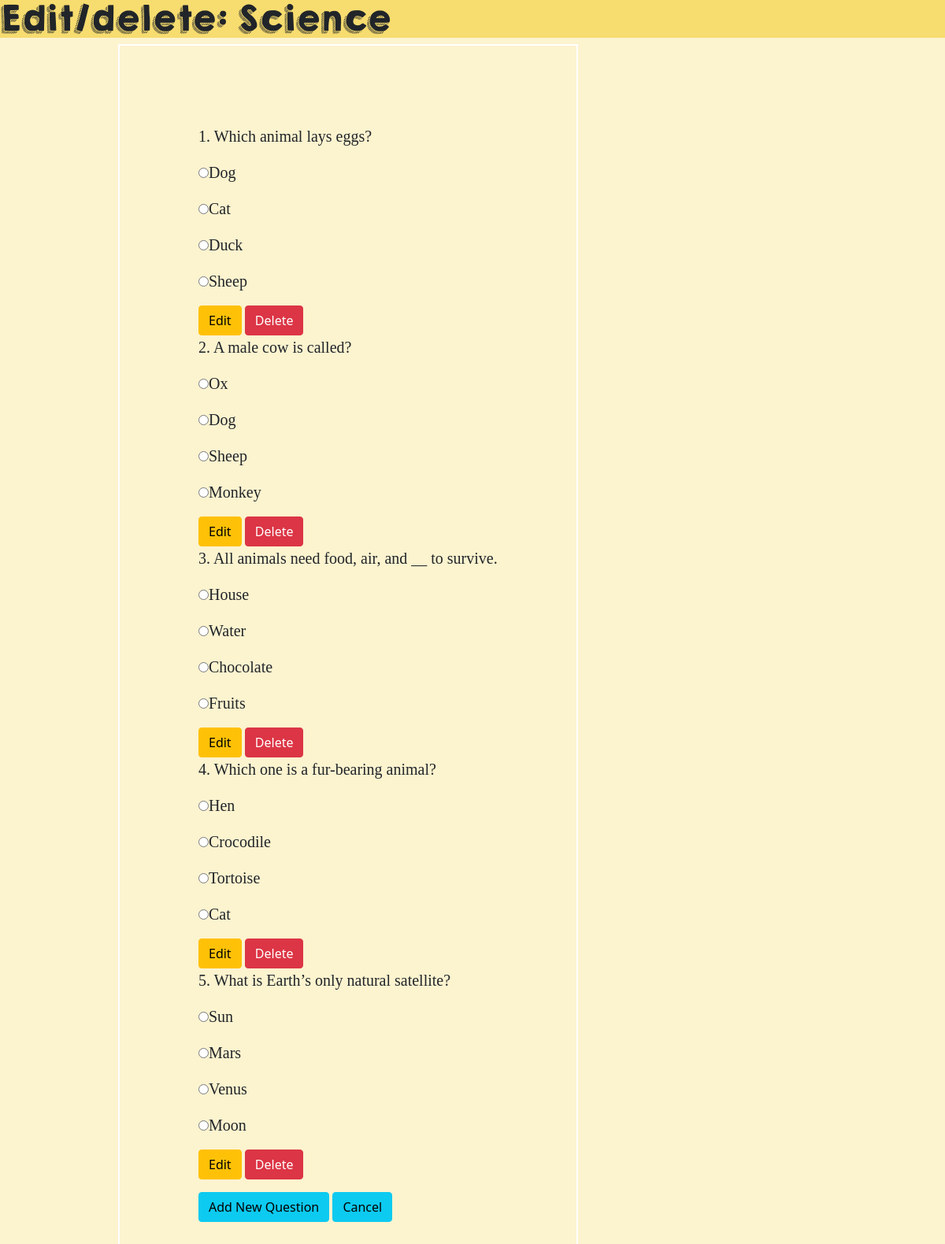
The page /admin/questions/science.php on the database its author committed.
### tables this page shows
CREATE TABLE `questionc` (
  `auto_id` int(10) UNSIGNED NOT NULL,
  `qnum` varchar(5) DEFAULT NULL,
  `question` varchar(1000) DEFAULT NULL,
  `answer1` varchar(500) DEFAULT NULL,
  `answer2` varchar(500) DEFAULT NULL,
  `answer3` varchar(500) DEFAULT NULL,
  `answer4` varchar(500) DEFAULT NULL,
  `answer5` varchar(500) DEFAULT NULL,
  `mark1` varchar(5) DEFAULT NULL,
  `mark2` varchar(5) DEFAULT NULL,
  `mark3` varchar(5) DEFAULT NULL,
  `mark4` varchar(5) DEFAULT NULL,
  `mark5` varchar(5) DEFAULT NULL
);

### admin/questions/science.php (the view, shortened to what this page needs)
<?php
require_once "../../db.php";
$id = $_POST['id'];
?>
<html>
<head>
  <link href="https://cdn.jsdelivr.net/npm/bootstrap@5.0.2/dist/css/bootstrap.min.css" rel="stylesheet">
  <link rel="stylesheet" type="text/css" href="../../css/index.css">
</head>
<body>
  <div class="header">
  <h1>Edit/delete: Science</h1>
  </div>
<div class="left">
<?php
$stmt = $conn->query("SELECT * FROM questionc order by qnum");
$row = $stmt->fetchAll(PDO::FETCH_ASSOC);
echo '<form name="quiz" id="quiz">';
foreach ($row as $row) {
    echo '<div>';
    echo '<p>'.$row['qnum'].". ".$row['question'].'</p>';
    if (!strlen($row['answer1']) < 1) {
        echo '<p><input type="radio" name="'.$row['qnum'].'" value="'.$row['mark1'].'">'.$row['answer1'].'</p>';
    };
    if (!strlen($row['answer2']) < 1) {
        echo '<p><input type="radio" name="'.$row['qnum'].'" value="'.$row['mark2'].'">'.$row['answer2'].'</p>';
    };
    if (!strlen($row['answer3']) < 1) {
        echo '<p><input type="radio" name="'.$row['qnum'].'" value="'.$row['mark3'].'">'.$row['answer3'].'</p>';
    };
    if (!strlen($row['answer4']) < 1) {
        echo '<p><input type="radio" name="'.$row['qnum'].'" value="'.$row['mark4'].'">'.$row['answer4'].'</p>';
    };
    echo '<a class="btn btn-warning" href="../edit/science.php? auto_id='.urlencode($row['auto_id']).'">Edit</a>';
    echo '<a class="btn btn-danger" href="../delete/science.php? auto_id='.urlencode($row['auto_id']).'">Delete</a>';
    echo '</div>';
}
echo '</form>';
?>
<a href="../add/science.php" class="btn btn-info" role="button">Add New Question</a>
<a href="../dashboard.php?id=<?php echo $id ?>" class="btn btn-info" role="button">Cancel</a>
</div>
</body>
</html>

### css/index.css (style rules this page uses)
body { margin: 0; padding: 0; background: #FCF3CF; }
.header { position: relative; background-color: #F7DC6F; background-position: center; background-size: auto; }
h1 { font-family: kghappy; }
p { font-family: splodge; }
a { text-decoration: none; }
.left { position: absolute; left: 150px; width: auto; height: auto; padding: 100px; border: 2px solid white; }

### admin/questions/science.php (style rules this page uses)
p { font-size: 20px; }

### rows shown on the page
questionc: qnum "1", question "Which animal lays eggs?", answer1 "Dog", answer2 "Cat", answer3 "Duck", answer4 "Sheep"
questionc: qnum "2", question "A male cow is called?", answer1 "Ox", answer2 "Dog", answer3 "Sheep", answer4 "Monkey"
questionc: qnum "3", question "All animals need food, air, and __ to survive.", answer1 "House", answer2 "Water", answer3 "Chocolate", answer4 "Fruits"
questionc: qnum "4", question "Which one is a fur-bearing animal?", answer1 "Hen", answer2 "Crocodile", answer3 "Tortoise", answer4 "Cat"
questionc: qnum "5", question "What is Earth’s only natural satellite?", answer1 "Sun", answer2 "Mars", answer3 "Venus", answer4 "Moon"
